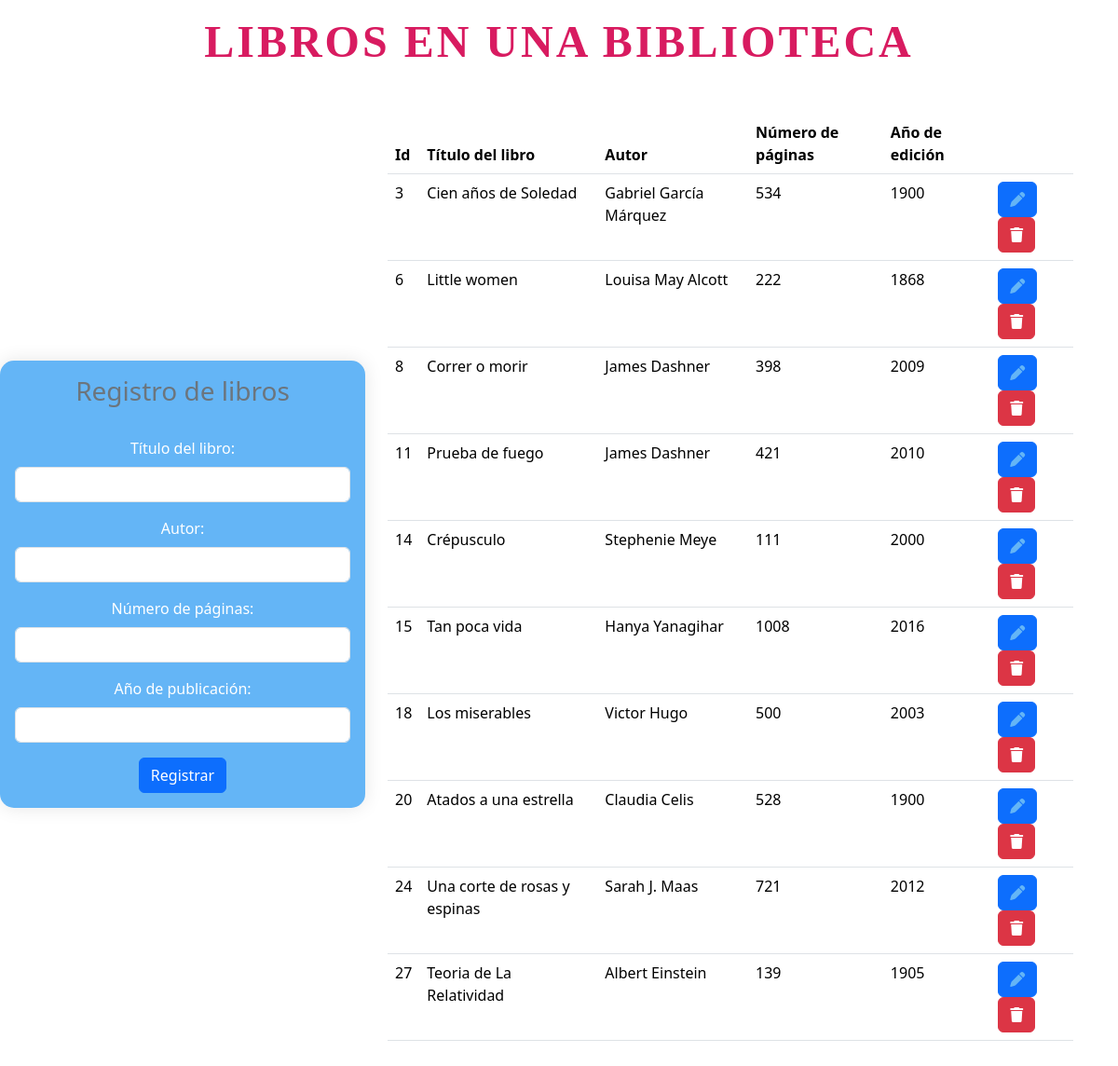
The page / on the database its author committed.
### tables this page shows
CREATE TABLE `libro` (
  `Id_libro` int(3) NOT NULL,
  `titulo` varchar(50) NOT NULL,
  `autor` varchar(40) NOT NULL,
  `numero_paginas` int(5) NOT NULL,
  `año_publicacion` int(4) NOT NULL
);

### index.php (the view, shortened to what this page needs)
<!DOCTYPE html>
<html lang="en">
<head>
    <link href="https://cdn.jsdelivr.net/npm/bootstrap@5.3.2/dist/css/bootstrap.min.css" rel="stylesheet">
  </head>
<body>
<h1 class="p-3" style="color: #d81b60; text-align: center; font-size: 3em; font-weight: bold; text-transform: uppercase; letter-spacing: 3px; font-family: 'Pacifico', cursive;">Libros en una biblioteca</h1>
    <div class="container-fluid row">
    <form class="col-4 p-3" method="POST">
        <h3 class= "text-center text-secondary"> Registro de libros </h3>
        <div class="mb-3">
            <br>
             <label for="exampleInputEmail1" class="form-label">Título del libro: </label>
             <input type="text" class="form-control" name= "titulo">
        </div>
        <div class="mb-3">
             <label for="exampleInputAutor1" class="form-label">Autor: </label>
             <input type="text" class="form-control" name= "autor">
        </div>
        <div class="mb-3">
             <label for="exampleInputPaginas1" class="form-label">Número de páginas: </label>
             <input type="int" class="form-control" name= "paginas">
        </div>
        <div class="mb-3">
             <label for="exampleInputEmail1" class="form-label">Año de publicación: </label>
             <input type="int" class="form-control" name= "año">
        </div>
        <button type="submit" class="btn btn-primary" name= "btnregistrar" value="ok">Registrar</button>
    </form>
    <div class="col-8 p-4">
        <table class="table">
            <thead class="bg-info">
                <tr>
                    <th scope="col">Id</th>
                    <th scope="col">Título del libro</th>
                    <th scope="col">Autor</th>
                    <th scope="col">Número de páginas</th>
                    <th scope="col">Año de edición</th>
                    <th scope="col"></th>
                 </tr>
             </thead>
             <tbody>
                <?php
                include "conexion.php";
                $sql=$conexion->query ("select * FROM libro");
                while ($datos=$sql->fetch_object()){ ?>
                <tr>
                    <td><?= $datos->Id_libro ?></td>
                    <td><?= $datos->titulo ?></td>
                    <td><?= $datos->autor ?></td>
                    <td><?= $datos->numero_paginas?></td>
                    <td><?= $datos->año_publicacion?></td>
                    <td>
                    <a href="modificar_lib.php?id=<?= $datos->Id_libro ?>" class="btn btn-small btn-primary">
    <i class="fa-solid fa-pen" style="color: #64b5f6;"></i>
</a>
                        <a onclick ="return eliminar()" href="index.php?id=<?= $datos->Id_libro ?>" class="btn btn-small btn-danger"><i class="fa-solid fa-trash"></i></a>
                    </td>
                </tr>
                <?php }
                ?>
  </tbody>
</table>
    </div>
    </div>
</body>
</html>

### index.php (style rules this page uses)
body { background-color: #e0f7fa; }
.container-fluid { display: flex; justify-content: center; align-items: center; height: 100vh; }
form { background-color: #64b5f6; border-radius: 15px; padding: 50px; box-shadow: 0 0 20px rgba(0, 0, 0, 0.1); text-align: center; }
h1 { margin-bottom: 0; color: #ffffff; }
h3, .form-label { color: #ffffff; }
.form-control { border: 2px solid #ffffff; border-radius: 8px; transition: border-color 0.3s; }
.btn-primary { background-color: #1976d2; border: 2px solid #1976d2; border-radius: 10px; transition: background-color 0.3s, border-color 0.3s; }

### rows shown on the page
libro: Id_libro "3", titulo "Cien años de Soledad", autor "Gabriel García Márquez", numero_paginas "534", año_publicacion "1900"
libro: Id_libro "6", titulo "Little women", autor "Louisa May Alcott", numero_paginas "222", año_publicacion "1868"
libro: Id_libro "8", titulo "Correr o morir", autor "James Dashner", numero_paginas "398", año_publicacion "2009"
libro: Id_libro "11", titulo "Prueba de fuego", autor "James Dashner", numero_paginas "421", año_publicacion "2010"
libro: Id_libro "14", titulo "Crépusculo", autor "Stephenie Meye", numero_paginas "111", año_publicacion "2000"
libro: Id_libro "15", titulo "Tan poca vida", autor "Hanya Yanagihar", numero_paginas "1008", año_publicacion "2016"
libro: Id_libro "18", titulo "Los miserables", autor "Victor Hugo", numero_paginas "500", año_publicacion "2003"
libro: Id_libro "20", titulo "Atados a una estrella", autor "Claudia Celis", numero_paginas "528", año_publicacion "1900"
libro: Id_libro "24", titulo "Una corte de rosas y espinas", autor "Sarah J. Maas", numero_paginas "721", año_publicacion "2012"
libro: Id_libro "27", titulo "Teoria de La Relatividad", autor "Albert Einstein", numero_paginas "139", año_publicacion "1905"
